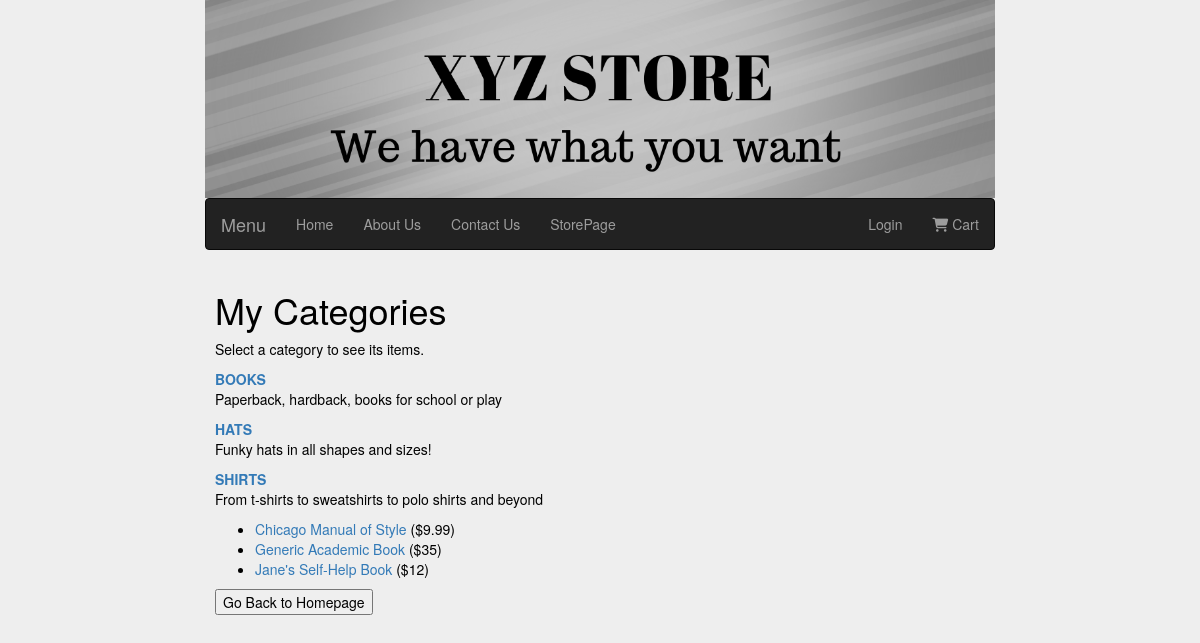
Screenshot of /seestore.php?cat_id=3 with the database file from the repository.
### tables this page shows
CREATE TABLE IF NOT EXISTS `store_categories` (
  `id` int(11) NOT NULL AUTO_INCREMENT,
  `cat_title` varchar(50) DEFAULT NULL,
  `cat_desc` text,
  PRIMARY KEY (`id`)
);

CREATE TABLE IF NOT EXISTS `store_items` (
  `id` int(11) NOT NULL AUTO_INCREMENT,
  `cat_id` int(11) NOT NULL,
  `item_title` varchar(75) DEFAULT NULL,
  `item_price` float DEFAULT NULL,
  `item_desc` text,
  `item_image` varchar(50) DEFAULT NULL,
  PRIMARY KEY (`id`),
  KEY `fk_store_items_store_categories_idx` (`cat_id`)
);

### seestore.php (the view, shortened to what this page needs)
<?php
include("include/DBConn.inc");
$display_block = "
<div class=\"col-xs-o col-sm-10 col-sm-offset-1 col-md-10 col-md-offset-1 col-lg-8 col-lg-offset-2 \">
<h1>My Categories</h1>
<p>Select a category to see its items.</p>";
$get_cats_sql = "SELECT id, cat_title, cat_desc FROM store_categories ORDER BY cat_title";
$rs = $conn ->query($get_cats_sql) or die ("Unable to retrieve records");
if ($rs->num_rows < 1) {
    $display_block = "<p><em>Sorry, no categories to browse.</em></p>";
    }
else{
    while ($cats = $rs->fetch_array()) {
        $cat_id = $cats['id'];
        $cat_title = strtoupper(stripslashes($cats['cat_title']));
        $cat_desc = stripslashes($cats['cat_desc']);
        $display_block .= "<p><strong><a href=\"" . $_SERVER["PHP_SELF"] . "?cat_id=" . $cat_id . "\">" . $cat_title . "</a></strong><br/>" . $cat_desc . "</p>";
}
}
        if (isset($_GET["cat_id"])) {
            $cat_id=$_GET["cat_id"];
                $get_items_sql = "SELECT id, item_title, item_price FROM store_items WHERE cat_id = '" . $cat_id . "' ORDER BY item_title";
                $rs = $conn->query($get_items_sql) or die("Couldn't connect");
                if ($rs->num_rows < 1) {
                    $display_block = "<p><em>Sorry, no items in this category.</em></p>";
                } else {
                    $display_block .= "<ul>";
                    while ($items = $rs->fetch_array()) {
                        $item_id = $items['id'];
                        $item_title = stripslashes($items['item_title']);
                        $item_price = $items['item_price'];
                        $display_block .= "<li><a href=\"showitem.php?item_id=" . $item_id .  "&msg=0\">" . $item_title ."</a></strong> (\$" . $item_price . ")</li>";
                    }
                    $display_block .= "</ul>";
                }
        }
       $display_block.=" <form action=\"Index.php\" >
    <button type=\"submit\">Go Back to Homepage</button>
</form>";
require "footer.php";
?>

### myCss/Css.css (style rules this page uses)
html, body { max-width: 100%; overflow-x: hidden; background-color: #eeeeee; color:#000000; }

### rows the page displays
store_categories: cat_title "BOOKS", cat_desc "Paperback, hardback, books for school or play"
store_categories: cat_title "HATS", cat_desc "Funky hats in all shapes and sizes!"
store_categories: cat_title "SHIRTS", cat_desc "From t-shirts to sweatshirts to polo shirts and beyond"
store_items: item_title "Chicago Manual of Style", item_price "9.99"
store_items: item_title "Generic Academic Book", item_price "35"
store_items: item_title "Jane's Self-Help Book", item_price "12"
